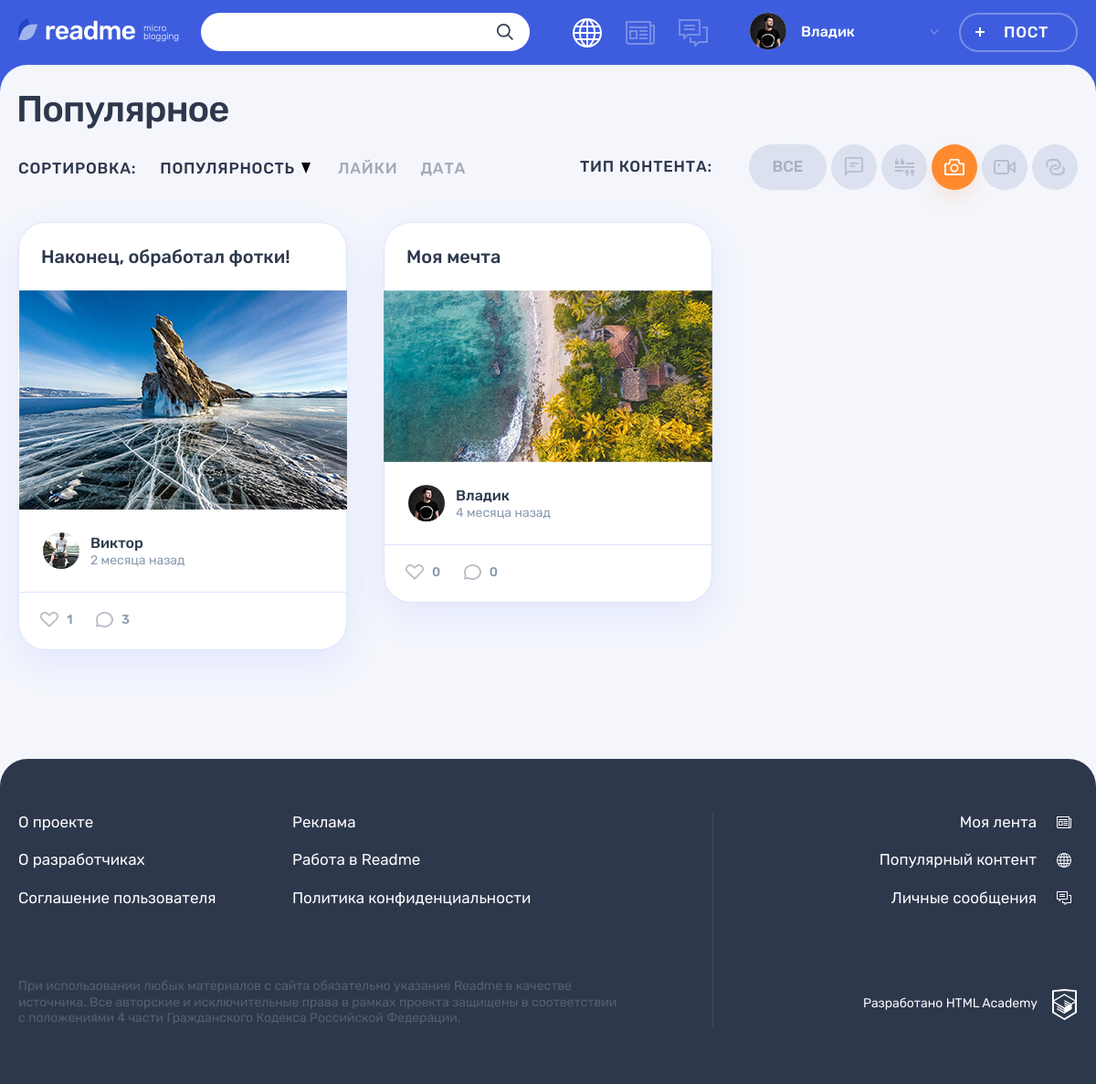
Page /popular.php?sort_by=view_count&type_id=3 (signed in) on the committed database.
### tables this page shows
CREATE TABLE post
(
  id                INT AUTO_INCREMENT PRIMARY KEY,
  create_dt         DATETIME DEFAULT CURRENT_TIMESTAMP,
  post_header       VARCHAR(128) COMMENT 'заголовок поста',
  text_content      TEXT,
  quote_origin      VARCHAR(128) COMMENT 'автор/источник цитаты',
  photo_content     VARCHAR(255),
  video_content     VARCHAR(255) COMMENT 'ссылка на видео на YouTube',
  link_text_content VARCHAR(255) COMMENT 'ссылка на сторонний ресурс',
  view_count        INT      DEFAULT 0 COMMENT 'кол-во просмотров',
  user_id           INT,
  is_repost         TINYINT  DEFAULT 0 COMMENT 'является ли репостом',
  origin_post_id    INT COMMENT 'ссылка на оригинальный пост при репосте',
  content_type_id   TINYINT,
  FOREIGN KEY (user_id) REFERENCES user (id),
  FOREIGN KEY (content_type_id) REFERENCES content_type (id),
  INDEX (user_id) COMMENT 'индекс для поиска по пользователям',
  INDEX (content_type_id) COMMENT 'индекс для поиска по типу',
  INDEX (view_count) COMMENT 'индекс для поиска по просмотрам',
  INDEX (is_repost) COMMENT 'индекс для поиска по репостам'
) COMMENT 'таблица постов';

CREATE TABLE user
(
  id            INT AUTO_INCREMENT PRIMARY KEY,
  user_reg_dt   DATETIME DEFAULT CURRENT_TIMESTAMP,
  user_email    VARCHAR(128) NOT NULL UNIQUE,
  user_name     VARCHAR(64)  NOT NULL COMMENT 'имя пользователя',
  user_password CHAR(255)    NOT NULL,
  user_avatar   VARCHAR(255)
) COMMENT 'таблица зарегистрированных пользователей';

### helpers.php (called while the page is built, shortened)
<?php
function get_noun_plural_form(int $number, string $one, string $two, string $many): string
{
    $number = (int)$number;
    $mod10 = $number % 10;
    $mod100 = $number % 100;
    switch (true) {
        case ($mod10 >= 2 && $mod10 <= 4):
            return $two;
    }
}
function include_template($name, array $data = [])
{
    $name = 'templates/' . $name;
    extract($data);
    require $name;
    $result = ob_get_clean();
    return $result;
}

### utils.php (called while the page is built, shortened)
<?php
function get_title_date($date)
{
    $date = strtotime($date);
    return date('d.m.Y H:i', $date);
}
function format_date($date)
{
    $post_date = date_create($date);
    $current_date = date_create('now');
    $diff = date_diff($current_date, $post_date);
    $result = '';
    if ($diff->invert === 0) {
        $result = 'Дата ещё не наступила!';
    } else {
        $minutes_in_hour = 60;
        $hours_in_day = 24;
        $minutes = $diff->i;
        $hours = $diff->h;
        $days = $diff->days;
        if ($days === 0) {
            if ($minutes >= $minutes_in_hour / 2) {
                $hours++;
            }
            $result = $hours ?
                $hours . ' час' . get_noun_plural_form($hours, '', 'а', 'ов')
                :
                $minutes . ' минут' . get_noun_plural_form($minutes, 'у', 'ы', '');
        } else {
            $days_in_week = 7;
            $days_in_month = 30;
            $days_in_year = 365;
            $five_weeks = 35;
            $years = $diff->y;
            if ($hours >= $hours_in_day / 2) {
                $days++;
            }
            if ($days < $days_in_week) {
                $result = $days . ' ' . get_noun_plural_form($days, 'день', 'дня', 'дней');
            } elseif ($days < $five_weeks) {
                $weeks = round($days / $days_in_week);
                $result = $weeks . ' недел' . get_noun_plural_form($weeks, 'ю', 'и', 'ь');
            } elseif ($days < $days_in_year) {
                $months = round($days / $days_in_month);
                $result = $months . ' месяц' . get_noun_plural_form($months, '', 'а', 'ев');
            } elseif ($years) {
                $years = ($days >= $days_in_year / 2) ? $years++ : $years;
                $result = $years . ' ' . get_noun_plural_form($years, 'год', 'года', 'лет');
            }
        }
    }
    return $result;
}
function get_data_from_db(mysqli $src_db, string $query, string $mode = 'all')
{
    $result = mysqli_query($src_db, $query);
    switch ($mode) {
        case 'all':
            $data = mysqli_fetch_all($result, MYSQLI_ASSOC);
            break;
        case 'one':
            $data = mysqli_fetch_row($result)[0];
            break;
    }
    return $data;
}

### templates/main.php (the view, shortened to what this page needs)
<section class="page__main page__main--popular">
    <div class="container">
        <h1 class="page__title page__title--popular">Популярное</h1>
    </div>
    <div class="popular container">
        <div class="popular__filters-wrapper">
            <div class="popular__sorting sorting">
                <b class="popular__sorting-caption sorting__caption">Сортировка:</b>
                <ul class="popular__sorting-list sorting__list">
                    <li class="sorting__item sorting__item--popular">
                        <a class="sorting__link<?= $sort_by === 'view_count' ? ' sorting__link--active' : ''; ?>" href="?sort_by=view_count<?= $type_filter_url; ?>">
                            <span>Популярность</span>
                            <svg class="sorting__icon" width="10" height="12">
                                <use xlink:href="#icon-sort"></use>
                            </svg>
                        </a>
                    </li>
                    <li class="sorting__item">
                        <a class="sorting__link <?= $sort_by === 'like_count' ? 'sorting__link--active' : ''; ?>" href="?sort_by=like_count<?= $type_filter_url; ?>">
                            <span>Лайки</span>
                        </a>
                    </li>
                    <li class="sorting__item">
                        <a class="sorting__link <?= $sort_by === 'create_dt' ? 'sorting__link--active' : ''; ?>" href="?sort_by=create_dt<?= $type_filter_url; ?>">
                            <span>Дата</span>
                        </a>
                    </li>
                </ul>
            </div>
            <div class="popular__filters filters">
                <b class="popular__filters-caption filters__caption">Тип контента:</b>
                <ul class="popular__filters-list filters__list">
                    <li class="popular__filters-item popular__filters-item--all filters__item filters__item--all">
                        <a class="filters__button filters__button--ellipse filters__button--all<?= $type_id === 0 ? ' filters__button--active' : ''; ?>" href="?sort_by=<?= $sort_by; ?>">
                            <span>Все</span>
                        </a>
                    </li>
        <?php foreach ($_SESSION['ct_types'] as $type): ?>
                    <li class="popular__filters-item filters__item">
                        <a class="filters__button<?= $type_id === $type['id'] ? ' filters__button--active' : ''; ?> filters__button--<?= $type['type_val']; ?> button" href="?<?= 'sort_by=' . $sort_by . '&type_id=' . $type['id']; ?>">
                            <svg class="filters__icon" width="<?= $type['type_icon_width']; ?>" height="<?= $type['type_icon_height']; ?>">
                                <use xlink:href="#icon-filter-<?= $type['type_val']; ?>"></use>
                            </svg>
                        </a>
                    </li>
        <?php endforeach; ?>
                </ul>
            </div>
        </div>
        <div class="popular__posts">
        <?php if ($posts):
                foreach ($posts as $post):
                      $type_val = $_SESSION['ct_types'][$post['content_type_id']]['type_val']; ?>
            <article class="popular__post post post-<?= $type_val; ?>">
                <header class="post__header">
                    <h2>
                        <a href="post.php?post_id=<?= $post['id']; ?>">
                            <?= $post['post_header']; ?>
                        </a>
                    </h2>
                </header>
                <div class="post__main">
                <?php switch ($type_val):
                        case 'quote': ?>
                        <?php case 'photo': ?>
                <div class="post-photo__image-wrapper">
                    <img src="<?= UPLOAD_PATH . $post['photo_content']; ?>" alt="Фото от пользователя" width="360" height="240">
                </div>
                        <?php break; ?>
                <?php
                endswitch;
                ?>
                </div>
                <footer class="post__footer">
                    <div class="post__author">
                        <a class="post__author-link" href="#" title="Автор">
                            <div class="post__avatar-wrapper">
                                <?php if ($post['user_avatar']): ?>
                                <img class="post__author-avatar" src="<?= UPLOAD_PATH . $post['user_avatar']; ?>" alt="Аватар пользователя">
                                <?php endif; ?>
                            </div>
                            <div class="post__info">
                                <b class="post__author-name">
                                    <?= $post['user_name']; ?>
                                </b>
                                <?php $pd = $post['create_dt'];  ?>
                                <time class="post__time" title="<?= get_title_date($pd); ?>" datetime="<?= $pd; ?>"><?= format_date($pd); ?> назад</time>
                            </div>
                        </a>
                    </div>
                    <div class="post__indicators">
                        <div class="post__buttons">
                            <a class="post__indicator post__indicator--likes button" href="#" title="Лайк">
                                <svg class="post__indicator-icon" width="20" height="17">
                                    <use xlink:href="#icon-heart"></use>
                                </svg>
                                <span><?= $post['like_count']; ?></span>
                            </a>
                            <a class="post__indicator post__indicator--comments button" href="#" title="Комментарии">
                                <svg class="post__indicator-icon" width="19" height="17">
                                    <use xlink:href="#icon-comment"></use>
                                </svg>
                                <span><?= $post['comment_count']; ?></span>
                            </a>
                        </div>
                    </div>
                </footer>
            </article>
            <?php
                endforeach;
        else: ?>
            <div>
                <p>Записей нет!</p>
            </div>
        <?php endif; ?>
        </div>
    </div>
</section>

### rows in the picture
post: post_header "Наконец, обработал фотки!", photo_content (picture), user.user_avatar (picture), user.user_name "Виктор", create_dt "2 месяца", like_count "1", comment_count "3"
post: post_header "Моя мечта", photo_content (picture), user.user_avatar (picture), user.user_name "Владик", create_dt "4 месяца", like_count "0", comment_count "0"

### other values in the picture
$_SESSION['user']['user_name'] "Владик"
